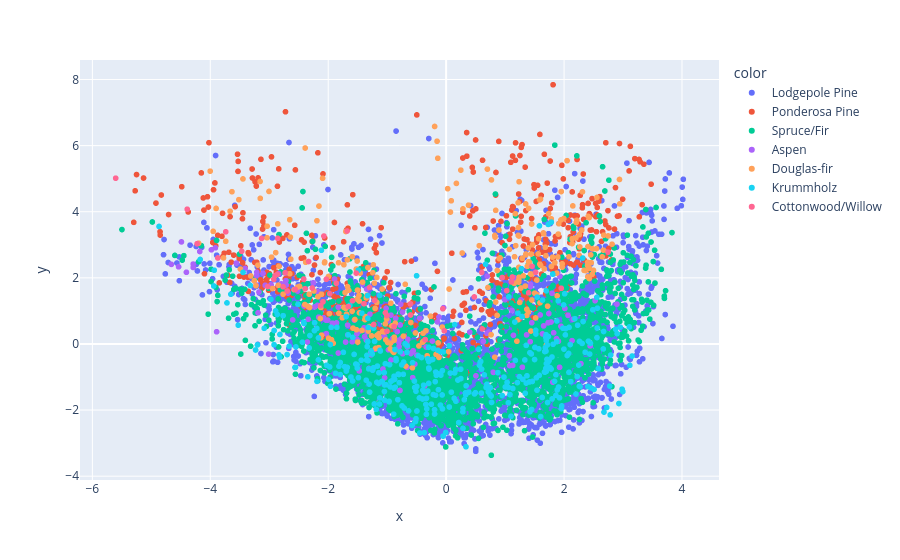

Notebook cell for this chart:
### Markdown cell above
Para comparar, refaça o mesmo gráfico, mas agora utilize `y` (ou seja, os rótulos originais) para definir a cor dos pontos.

### Code cell
fig = px.scatter(x=X_pca[:, 0], y=X_pca[:, 1], color=y)
fig.show()

### Figure 1 — Plotly figure (JSON) as saved in the notebook; plotly's stock layout.template omitted (floating-point values rounded to 4 significant figures; data arrays with more than 128 entries replaced by an {"elided": "..."} marker saying what was removed)
{"data": [{"hovertemplate": "color=Lodgepole Pine<br>x=%{x}<br>y=%{y}<extra></extra>", "legendgroup": "Lodgepole Pine", "marker": {"color": "#636efa", "symbol": "circle"}, "mode": "markers", "name": "Lodgepole Pine", "showlegend": true, "type": "scattergl", "x": {"elided": "4847 float values"}, "xaxis": "x", "y": {"elided": "4847 float values"}, "yaxis": "y"}, {"hovertemplate": "color=Ponderosa Pine<br>x=%{x}<br>y=%{y}<extra></extra>", "legendgroup": "Ponderosa Pine", "marker": {"color": "#EF553B", "symbol": "circle"}, "mode": "markers", "name": "Ponderosa Pine", "showlegend": true, "type": "scattergl", "x": {"elided": "581 float values"}, "xaxis": "x", "y": {"elided": "581 float values"}, "yaxis": "y"}, {"hovertemplate": "color=Spruce/Fir<br>x=%{x}<br>y=%{y}<extra></extra>", "legendgroup": "Spruce/Fir", "marker": {"color": "#00cc96", "symbol": "circle"}, "mode": "markers", "name": "Spruce/Fir", "showlegend": true, "type": "scattergl", "x": {"elided": "3714 float values"}, "xaxis": "x", "y": {"elided": "3714 float values"}, "yaxis": "y"}, {"hovertemplate": "color=Aspen<br>x=%{x}<br>y=%{y}<extra></extra>", "legendgroup": "Aspen", "marker": {"color": "#ab63fa", "symbol": "circle"}, "mode": "markers", "name": "Aspen", "showlegend": true, "type": "scattergl", "x": {"elided": "163 float values"}, "xaxis": "x", "y": {"elided": "163 float values"}, "yaxis": "y"}, {"hovertemplate": "color=Douglas-fir<br>x=%{x}<br>y=%{y}<extra></extra>", "legendgroup": "Douglas-fir", "marker": {"color": "#FFA15A", "symbol": "circle"}, "mode": "markers", "name": "Douglas-fir", "showlegend": true, "type": "scattergl", "x": {"elided": "278 float values"}, "xaxis": "x", "y": {"elided": "278 float values"}, "yaxis": "y"}, {"hovertemplate": "color=Krummholz<br>x=%{x}<br>y=%{y}<extra></extra>", "legendgroup": "Krummholz", "marker": {"color": "#19d3f3", "symbol": "circle"}, "mode": "markers", "name": "Krummholz", "showlegend": true, "type": "scattergl", "x": {"elided": "362 float values"}, "xaxis": "x", "y": {"elided": "362 float values"}, "yaxis": "y"}, {"hovertemplate": "color=Cottonwood/Willow<br>x=%{x}<br>y=%{y}<extra></extra>", "legendgroup": "Cottonwood/Willow", "marker": {"color": "#FF6692", "symbol": "circle"}, "mode": "markers", "name": "Cottonwood/Willow", "showlegend": true, "type": "scattergl", "x": [-2.856, -1.297, 0.6033, -0.3558, 1.123, -1.228, 1.108, -2.271, -5.604, -2.333, -3.738, -0.8822, -3.872, 0.6107, 1.399, -2.073, -0.6048, -1.66, -2.901, 0.4777, 0.9511, -3.13, -1.974, 1.028, -1.588, -2.862, 1.952, -0.6041, -2.088, -2.415, -1.004, -2.56, 2.745, -4.391, -1.526, -4.223, -3.467, 1.518, -1.68, -1.003, -1.214, -2.73, -0.03122, -3.028, -1.862, -2.127, -2.765, -0.05603, -1.03, -2.695, -2.032, 1.456, -2.393, -2.922, -1.393], "xaxis": "x", "y": [3.196, 1.71, 2.166, 0.1327, 2.026, 0.5891, 1.876, 1.693, 5.015, 2.495, 3.392, 0.5262, 2.602, 0.4543, 1.547, 3.264, 1.21, 1.134, 2.065, 1.422, 2.011, 3.193, 1.519, 1.613, 1.307, 2.103, 1.684, 0.8757, 1.275, 1.964, 0.8564, 1.648, 2.777, 4.076, 2.143, 3.033, 2.805, 2.168, 3.417, 0.3835, 1.317, 2.152, 0.3979, 1.737, 1.836, 1.158, 1.729, 1.065, 0.9425, 1.603, 1.957, 2.348, 1.669, 1.955, 1.217], "yaxis": "y"}], "layout": {"legend": {"title": {"text": "color"}, "tracegroupgap": 0}, "margin": {"t": 60}, "xaxis": {"anchor": "y", "domain": [0, 1], "title": {"text": "x"}}, "yaxis": {"anchor": "x", "domain": [0, 1], "title": {"text": "y"}}}}
